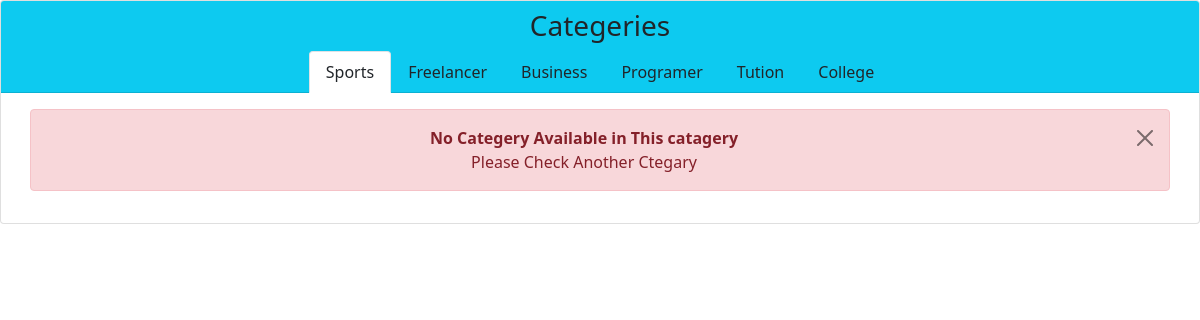
The app's page /indexcat.php with its own data.
### tables this page shows
CREATE TABLE `categary` (
  `cat_id` int(11) NOT NULL,
  `categary` varchar(20) NOT NULL,
  `post` tinyint(4) DEFAULT 0
);

### indexcat.php (the view, shortened to what this page needs)
<?php
include 'config.php';
?>
<!DOCTYPE html>
<html lang="en">
<head>
    <link rel="stylesheet" href="./Design/css/bootstrap.min.css">
</head>
<body>
    <div class="card text-center">
        <div class="card-header bg-info ">
            <h3> Categeries</h3>
            <ul class="nav nav-tabs card-header-tabs  justify-content-center ">
                <?php
$max="SELECT max(cat_id) as `mxid` from `categary` ";
$qr = mysqli_query($cn,$max);
$res=mysqli_fetch_assoc($qr);
$max_id=$res['mxid'];
if(isset($_GET['cat_id'])){
    $catid= $_GET['cat_id'];
}else{
    $catid= $max_id;
}
$sql="SELECT * from  `categary`   order by cat_id desc";
$result=mysqli_query($cn,$sql);
if(mysqli_num_rows($result)>0){
    while($row=mysqli_fetch_assoc($result)){
        if($catid==$row['cat_id']){
            $active="active";
        }else{
            $active="";
        }
?>
                <li class="nav-item">
                    <a class="nav-link  text-decoration-none text-dark <?php echo$active;?>" aria-current="true"
                        href="indexcat.php?cat_id=<?php echo $row['cat_id'];?>"><?php echo $row['categary'];?></a>
                </li>
                <?php
}
}
?>
            </ul>
        </div>
        <div class="card-body">
            <div class="container">
                <div class="row">
                    <?php
    $sql="SELECT * from  `content`
    where cat=$catid  order by cid desc " ;
    $result=mysqli_query($cn,$sql);
    if(mysqli_num_rows($result)>0){
        while($row=mysqli_fetch_assoc($result)){
    ?>
                    <div class="col-sm">
                        <a href="Card-Maker.php?imgname=<?php echo $row['img']; ?>  & cat=<?php echo $row['cat']; ?>" >
                            <img src="<?php echo"Cards/".$row['img'];?>" alt="Image Is Not Load" height="200"
                                width="300" class="mx-2 my-2">
                        </a>
                    </div>
                    <?php
}
}else{
echo'<br><div class="alert alert-danger alert-dismissible fade show" role="alert">
    <strong>  No Categery Available in This catagery </strong><br>
    Please Check Another Ctegary
    <button type="button" class="btn-close" data-bs-dismiss="alert" aria-label="Close"></button>
    </div>';
}
?>
                </div>
            </div>
        </div>
    </div>
</body>
</html>

### records on screen
categary: categary "Sports"
categary: categary "Freelancer"
categary: categary "Business"
categary: categary "Programer"
categary: categary "Tution"
categary: categary "College"
